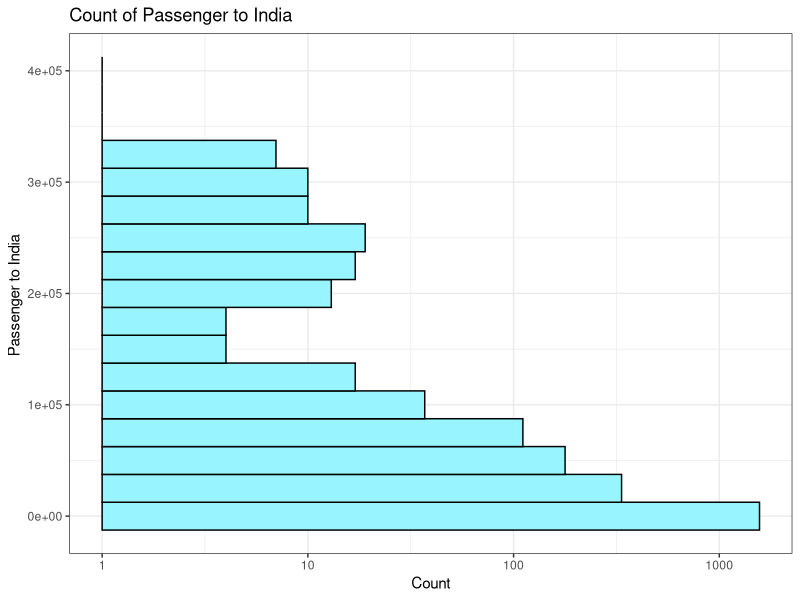
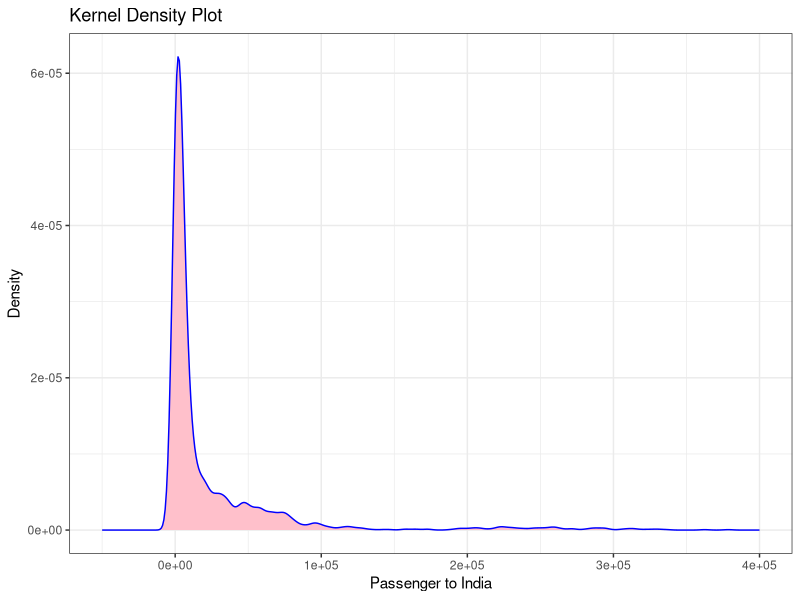
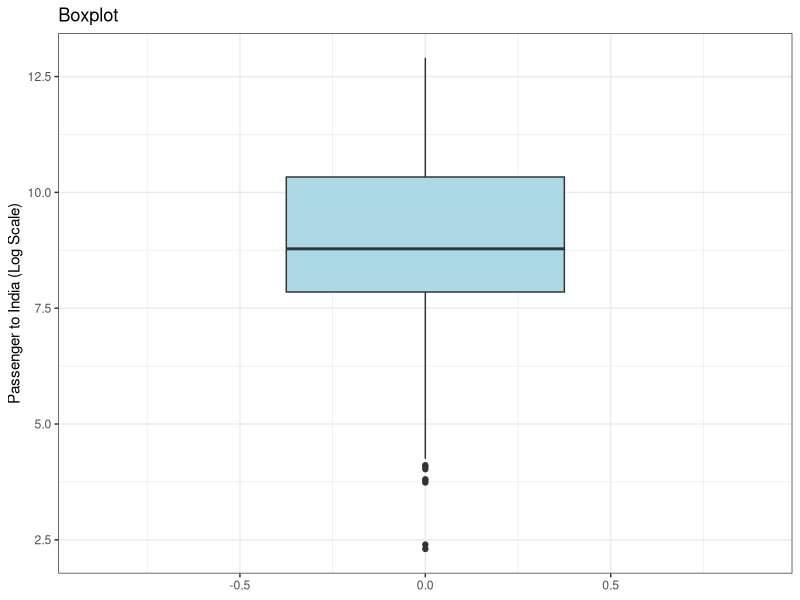
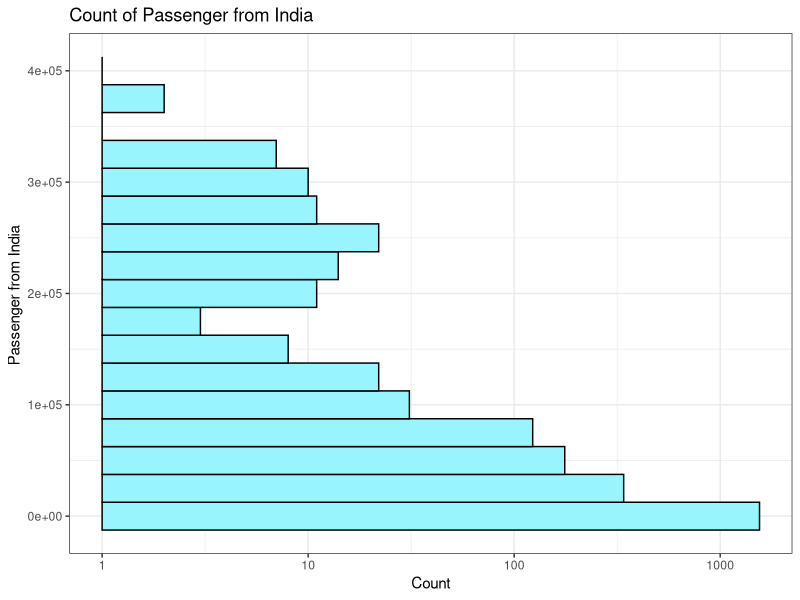
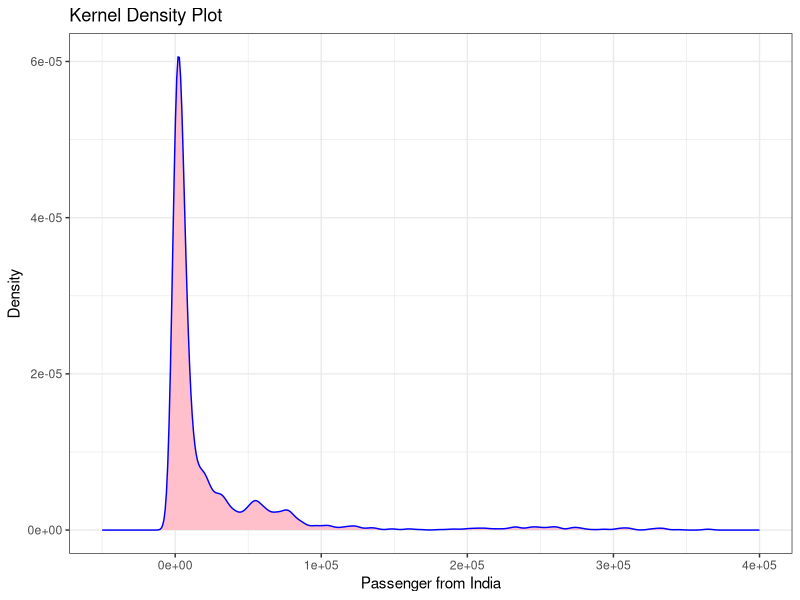
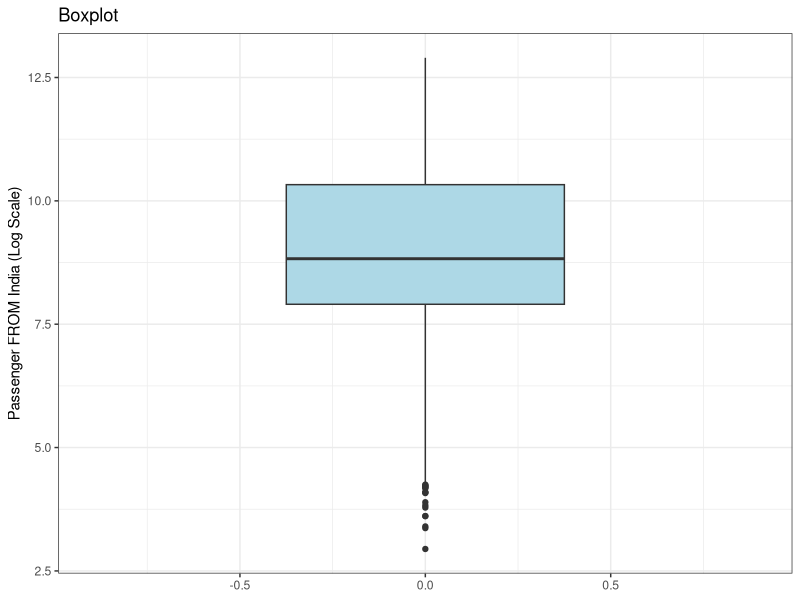
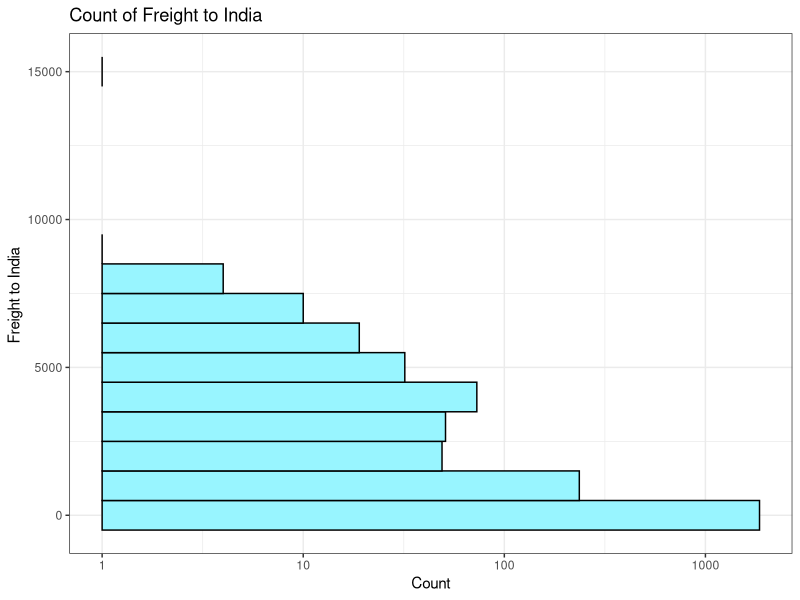
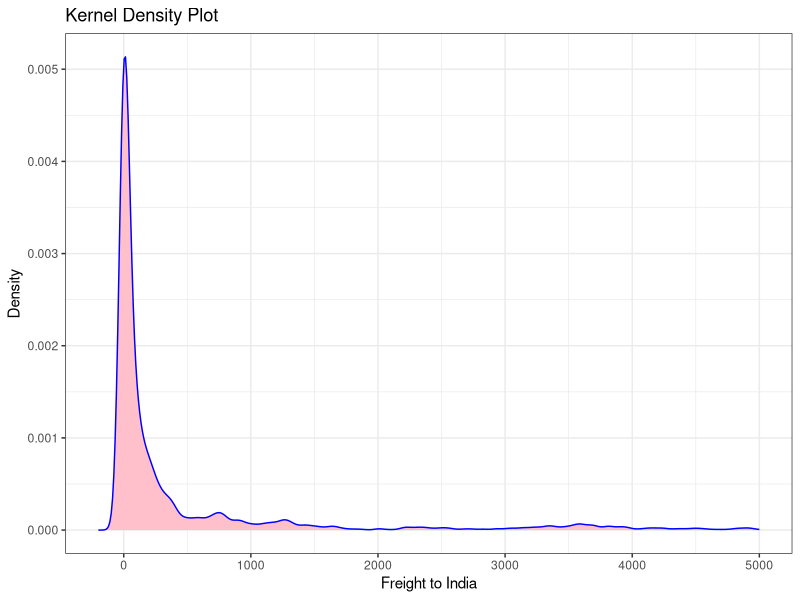

Source code (R) for these figures, in order:
#' ---
#' title: "Analysis of International Air Traffic "
#' author: "Mihir Kohli"
#' date: ""
#' ---


library(tidyverse)

##Importing data
data <- read.csv("Airlinewise Monthly International Air Traffic To And From The Indian Territory.csv")
##Overview of data
glimpse(data)

##Dimension of data
dim(data)

##Checking for NA values
data%>%map(~sum(is.na(.)))


##Replacing the NA value with zero
data<-data%>%replace_na(list(PASSENGERS.TO.INDIA=0))
data%>%map(~sum(is.na(.)))

##Checking data type in each column
sapply(data,typeof)
##Changing all non integer numeric data to integer
data1<-data%>%mutate_all(type.convert)%>%mutate_if(is.double,as.integer)
sapply(data1,typeof)

##Analysis on Passenger to India

##Summary
summary(data1$PASSENGERS.TO.INDIA)

#Histogram showing passenger to India vs count
ggplot(data1,aes(x=PASSENGERS.TO.INDIA))+
  geom_histogram(binwidth = 25000,fill="cadetblue1",col="black")+
  scale_y_continuous(trans="log10")+
  theme_bw()+
  coord_flip()+
  labs(x="Passenger to India ", y="Count") +
  ggtitle("Count of Passenger to India")


#Kernel Density Plot
ggplot(data1,aes(x=PASSENGERS.TO.INDIA))+
  geom_density(colour="blue",fill="pink")+
  scale_x_continuous(limits = c(-50000,400000))+
  theme_bw()+
  ggtitle("Kernel Density Plot")+
  labs(x="Passenger to India", y= "Density")

#boxplot
ggplot(data1, aes(y = log(PASSENGERS.TO.INDIA),base=10)) + 
  geom_boxplot(fill="lightblue")+
  theme_bw()+
  ggtitle("Boxplot")+
  labs(y="Passenger to India (Log Scale)")+
  scale_x_continuous(limit=c(-0.9,0.9))

#total passenger to india in year 2015, 2016 and 2017
data1%>%group_by(YEAR)%>%summarise(Total_Passenger=sum(PASSENGERS.TO.INDIA))
#Top 10 airlines carrying highest passenger to India
d1<-data1%>%group_by(AIRLINE.NAME)%>%summarise(Total_Passenger=sum(PASSENGERS.TO.INDIA))
head(arrange(d1,desc(d1$Total_Passenger)),10)
#Total passenger to India Quarter wise
data1%>%group_by(QUARTER,YEAR)%>%summarise(Total_Passenger=sum(PASSENGERS.TO.INDIA))%>%pivot_wider(names_from = QUARTER,values_from = Total_Passenger)



##Analysis on Passenger from India
summary(data1$PASSENGERS.FROM.INDIA)

#Histogram showing passenger from india vs count
ggplot(data1,aes(x=PASSENGERS.FROM.INDIA))+
  geom_histogram(binwidth = 25000,fill="cadetblue1",col="black")+
  scale_y_continuous(trans="log10")+
  theme_bw()+
  coord_flip()+
  labs(x="Passenger from India ", y="Count") +
  ggtitle("Count of Passenger from India")

#Kernel Density Plot
ggplot(data1,aes(x=PASSENGERS.FROM.INDIA))+
  geom_density(colour="blue",fill="pink")+
  scale_x_continuous(limits = c(-50000,400000))+
  theme_bw()+
  ggtitle("Kernel Density Plot")+
  labs(x="Passenger from India", y= "Density")

#boxplot
ggplot(data1, aes(y = log(PASSENGERS.FROM.INDIA),base=10)) + 
  geom_boxplot(fill="lightblue")+
  theme_bw()+
  ggtitle("Boxplot")+
  labs(y="Passenger FROM India (Log Scale)")+
  scale_x_continuous(limit=c(-0.9,0.9))

#total passenger from india in year 2015, 2016 and 2017
data1%>%group_by(YEAR)%>%summarise(Total_Passenger=sum(PASSENGERS.FROM.INDIA))
#Top 10 airlines carrying highest passenger from India
d2<-data1%>%group_by(AIRLINE.NAME)%>%summarise(Total_Passenger=sum(PASSENGERS.FROM.INDIA))
head(arrange(d2,desc(d2$Total_Passenger)),10)
#Total passenger from India Quarter wise
data1%>%group_by(QUARTER,YEAR)%>%summarise(Total_Passenger=sum(PASSENGERS.FROM.INDIA))%>%pivot_wider(names_from = QUARTER,values_from = Total_Passenger)



##Analysis on Freight to India
summary(data1$PASSENGERS.TO.INDIA)

#Histogram showing freight to India vs count
ggplot(data1,aes(x=FREIGHT.TO.INDIA))+
  geom_histogram(binwidth = 1000,fill="cadetblue1",col="black")+
  scale_y_continuous(trans="log10")+
  theme_bw()+
  coord_flip()+
  labs(x="Freight to India ", y="Count") +
  ggtitle("Count of Freight to India")

#Kernel Density Plot
ggplot(data1,aes(x=FREIGHT.TO.INDIA))+
  geom_density(colour="blue",fill="pink")+
  scale_x_continuous(limits = c(-200,5000))+
  theme_bw()+
  ggtitle("Kernel Density Plot")+
  labs(x="Freight to India", y= "Density")

#boxplot
ggplot(data1, aes(y = log(FREIGHT.TO.INDIA),base=10)) + 
  geom_boxplot(fill="lightblue")+
  theme_bw()+
  ggtitle("Boxplot")+
  labs(y="Freight to India (Log Scale)")+
  scale_x_continuous(limit=c(-0.9,0.9))

#total Freight to india in year 2015, 2016 and 2017
data1%>%group_by(YEAR)%>%summarise(Total_Freight=sum(FREIGHT.TO.INDIA))
#Top 10 airlines with highest Freight to India
d3<-data1%>%group_by(AIRLINE.NAME)%>%summarise(Total_Freight=sum(FREIGHT.TO.INDIA))
head(arrange(d3,desc(d3$Total_Freight)),10)
#Total Freight to India Quarter wise
data1%>%group_by(QUARTER,YEAR)%>%summarise(Total_Freight=sum(FREIGHT.TO.INDIA))%>%pivot_wider(names_from = QUARTER,values_from = Total_Freight)


##Analysis on freight from India 
summary(data1$FREIGHT.FROM.INDIA)

#Histogram showing freight from India vs count
ggplot(data1,aes(x=FREIGHT.FROM.INDIA))+
  geom_histogram(binwidth = 2500,fill="cadetblue1",col="black")+
  scale_y_continuous(trans="log10")+
  theme_bw()+
  coord_flip()+
  labs(x="Freight from India ", y="Count") +
  ggtitle("Count of Freight from India")

#Kernel Density Plot
ggplot(data1,aes(x=FREIGHT.FROM.INDIA))+
  geom_density(colour="blue",fill="pink")+
  scale_x_continuous(limits = c(-2000,15000))+
  theme_bw()+
  ggtitle("Kernel Density Plot")+
  labs(x="Freight from India", y= "Density")

#boxplot
ggplot(data1, aes(y = log(FREIGHT.FROM.INDIA),base=10)) + 
  geom_boxplot(fill="lightblue")+
  theme_bw()+
  ggtitle("Boxplot")+
  labs(y="Freight from India (Log Scale)")+
  scale_x_continuous(limit=c(-0.9,0.9))

#total Freight from india in year 2015, 2016 and 2017
data1%>%group_by(YEAR)%>%summarise(Total_Freight=sum(FREIGHT.FROM.INDIA))
#Top 10 airlines with highest Freight from India
d4<-data1%>%group_by(AIRLINE.NAME)%>%summarise(Total_Freight=sum(FREIGHT.FROM.INDIA))
head(arrange(d4,desc(d4$Total_Freight)),10)
#Total Freight from India Quarter wise
data1%>%group_by(QUARTER,YEAR)%>%summarise(Total_Freight=sum(FREIGHT.FROM.INDIA))%>%pivot_wider(names_from = QUARTER,values_from = Total_Freight)

###Analysis on most common months and most common quarters for travel


#Barplot on most common Months for Travel
ggplot(data1,aes(x=MONTH,fill=MONTH))+
  geom_bar(col="black")+
  theme_bw()+
  coord_flip()+
  labs(x="Month", y="Count") +
  ggtitle("Most Common Month of Air Travel")+
  theme(legend.position = "none")

#Barplot on most common Quarter for Travel
ggplot(data1,aes(x=QUARTER,fill=QUARTER))+
  geom_bar(col="black")+
  theme_bw()+
  coord_flip()+
  labs(x="Month", y="Count") +
  ggtitle("Most Common Quarter of Air Travel")+
  theme(legend.position = "none")

###Bivariate Analysis


#Analysis on passengers to India and passengers from India

c1<-data1%>%group_by(YEAR)%>%summarise(Total_Passenger=sum(PASSENGERS.TO.INDIA))
c2<-data1%>%group_by(YEAR)%>%summarise(Total_Passenger=sum(PASSENGERS.FROM.INDIA))
c1c2<-data.frame(Year=c1$YEAR,Passenger_to_India=c1$Total_Passenger,Passenger_from_India=c2$Total_Passenger)

c1c2 %>%
  gather(KEY,Passenger, Passenger_to_India, Passenger_from_India) %>%
  ggplot(aes(x=Year,y=Passenger ,colour=KEY)) +
  geom_line(lwd=1.5)+
  geom_point(cex=4)+
  theme_bw()+
  ggtitle("Comparison b/w Passenger to india and Passenger from India")

#Analysis on freight to India and freight from India
c3<-data1%>%group_by(YEAR)%>%summarise(Total_Freight=sum(FREIGHT.TO.INDIA))
c4<-data1%>%group_by(YEAR)%>%summarise(Total_Freight=sum(FREIGHT.FROM.INDIA))
c3c4<-data.frame(Year=c3$YEAR,Freight_to_India=c3$Total_Freight,Freight_from_India=c4$Total_Freight)

c3c4 %>%
  gather(KEY,Freight, Freight_to_India, Freight_from_India) %>%
  ggplot(aes(x=Year,y=Freight ,colour=KEY)) +
  geom_line(lwd=1.5)+
  geom_point(cex=4)+
  theme_bw()+
  ggtitle("Comparison b/w Freight to india and Freight from India")

#Analysis on passengers to India and passengers from India with month

#Passenger to India and Passenger from India Month wise
ggplot(data1, aes(x=MONTH, y=PASSENGERS.TO.INDIA,fill=MONTH)) +
  geom_bar(stat="identity") +
  labs(title="Passenger To India", y="Count")

ggplot(data1, aes(x=MONTH, y=PASSENGERS.FROM.INDIA,fill=MONTH)) +
  geom_bar(stat="identity") +
  labs(title="Passenger From India", y="Count")

#Passenger to India and Passenger from India Quarter wise
ggplot(data1, aes(x=QUARTER, y=PASSENGERS.TO.INDIA,fill=QUARTER)) +
  geom_bar(stat="identity") +
  labs(title="Passenger To India", y="Count")

ggplot(data1, aes(x=QUARTER, y=PASSENGERS.FROM.INDIA,fill=QUARTER)) +
  geom_bar(stat="identity") +
  labs(title="Passenger From India", y="Count")

#Analysis on freight to India and freight from India 

#Freight to India and Freight from India Month wise
ggplot(data1, aes(x=MONTH, y=FREIGHT.TO.INDIA,fill=MONTH)) +
  geom_bar(stat="identity") +
  labs(title="Freight To India", y="Count")

ggplot(data1, aes(x=MONTH, y=FREIGHT.FROM.INDIA,fill=MONTH)) +
  geom_bar(stat="identity") +
  labs(title="Freight From India", y="Count")

#Freight to India and Freight from India Quarter wise
ggplot(data1, aes(x=QUARTER, y=FREIGHT.TO.INDIA,fill=QUARTER)) +
  geom_bar(stat="identity") +
  labs(title="Freight To India", y="Count")

ggplot(data1, aes(x=QUARTER, y=FREIGHT.FROM.INDIA,fill=QUARTER)) +
  geom_bar(stat="identity") +
  labs(title="Freight From India", y="Count")
